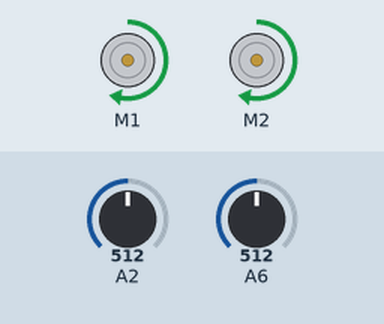
This sketch was run on a simulated Arduino Uno, built with avr-gcc and run on an emulated ATmega328P. On the bench: 2 × DC motor (green arrow = forward, orange = backward, longer = faster). The test bench sets the inputs (shaded band); at power-on: A2 = 512, A6 = 512. What the sketch prints to the serial monitor is not drawn.

Above: at 1.2 s.
1.3 s: A2 set to 550
2.8 s: A2 set to 574
At 3.4 s:
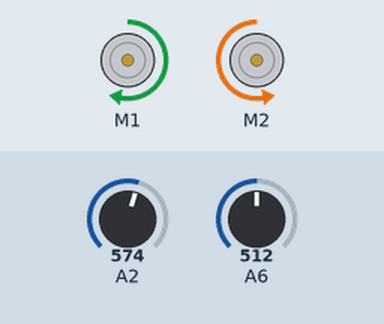
4.3 s: A6 set to 541
At 5.7 s:
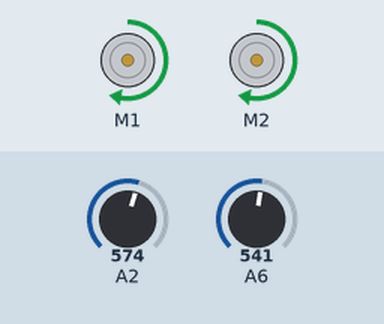
7.3 s: A6 set to 607
10.3 s: A6 set to 632
At 11.5 s:
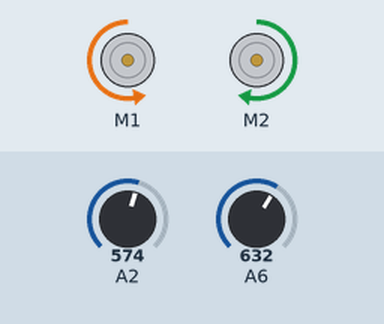
Timing chart, 0 to 12.8 s (numbered marks = the images above; inputs shaded):
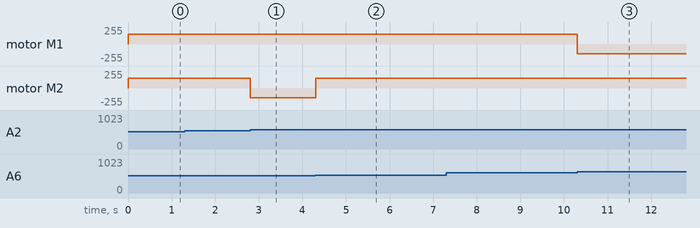

The sketch:

redbot_light_line_follower.ino
```cpp
/************************************************************************
 * RedBot light follower using line sensors
 * ----------------------------------------
 *
 * This is a simple script to make a RedBot follow a light projected on the
 * floor. It uses line sensors, which are not really thought for following
 * light, but for following lines, but that's what I had for a start :)
 *
 * Just make sure you place your sensors on the front and quite apart one
 * from the other.
 *
 * Some lessons learned building this:
 *
 *   - to turn, rather than braking a wheel, make them run in opposite
 *     directions. This way it can recover from crashing into walls
 *
 *   - running at a moderate speed makes it easier to turn due to
 *     less inertia. Well, as in real life :)
 *
 *   - you don't need a delay inside the loop
 *
 ************************************************************************/

#include <RedBot.h>

RedBotMotor motor;

RedBotSensor lSen = RedBotSensor(2);
RedBotSensor cSen = RedBotSensor(3);
RedBotSensor rSen = RedBotSensor(6);

int mainSpeed = 150;

void setup() {
  Serial.begin(57600);
  Serial.println("Hello world!");
}

void loop() {
  if (lightDifference() < 50) {
    goStraight();
  }
  else if (lSen.read() < rSen.read()) {
    goLeft();
  }
  else {
    goRight();
  }
}

int lightDifference() {
  return abs(lSen.read() - rSen.read());
}

void goStraight() {
  Serial.println("STRAIGHT");
  motor.drive(mainSpeed);
}

void goLeft() {
  Serial.println("LEFT!!!");
  motor.rightDrive(mainSpeed);
  motor.leftDrive(-mainSpeed);
}

void goRight() {
  Serial.println("RIGHT!!!");
  motor.rightDrive(-mainSpeed);
  motor.leftDrive(mainSpeed);
}
```

Measured:
- the behaviour switches between 561 and 562 on A2 (found by bisection; images 0 and 1)
- the behaviour switches between 524 and 525 on A6 (found by bisection; images 1 and 2)
- the behaviour switches between 623 and 624 on A6 (found by bisection; images 2 and 3)
- after the input at 2.8 s, motor M2: forward 149/255 → backward 149/255 at once
- after the input at 4.3 s, motor M2: backward 149/255 → forward 149/255 at once
- after the input at 10.3 s, motor M1: forward 149/255 → backward 149/255 at once
